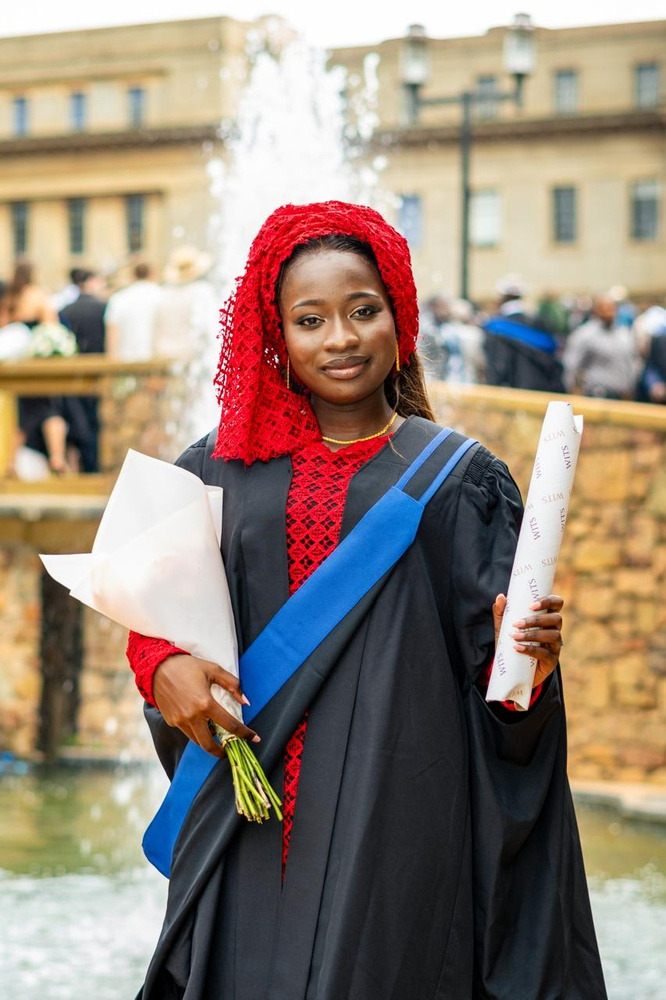
#> input picture vision/face recog/person.jpeg, 666 x 1000 px, shrunk from 853 x 1280 before the run
$ python -i preprocess.py   (imports and definitions only)
#> lines starting #> are read from the running program, lines starting #| are printed output that depends on the picture
#> further down, picture is the input picture: shape (1000, 666, 3); mean B, G, R 120.5, 133.5, 148.9
"""
CLAHE preprocessing for low-light frames.

WHY THIS EXISTS
South African vehicle crime is disproportionately a night-time and load-shedding
problem, and that is exactly when a dashcam or doorbell camera produces frames a
detector cannot use: the plate is a white blob, the person is a silhouette.
CLAHE (Contrast Limited Adaptive Histogram Equalisation) redistributes local
contrast so detail in those regions comes back.

WHY CLAHE AND NOT PLAIN HISTOGRAM EQUALISATION
Global equalisation stretches the whole frame by one curve. A frame with a
bright headlight and a dark number plate has its histogram dominated by the
headlight, so the plate barely moves. CLAHE works on tiles (8x8 here) so the
dark region gets its own curve. The "contrast limited" half matters just as
much: without a clip limit, a near-uniform dark tile has its sensor noise
amplified into visible grain, and a detector will happily find edges in noise.

WHY ON L, NOT ON RGB
Equalising R, G and B independently shifts the colour balance — skin goes green,
a white car goes pink. Converting to LAB and equalising only L changes lightness
and leaves chroma alone, so the frame gets brighter without changing what colour
anything is.

HONESTY BOUNDARY
CLAHE recovers detail that is present but compressed into a few luminance
levels. It cannot recover detail that was never captured — a fully blown-out or
fully black region stays gone. It is a legibility aid, not enhancement in the
television sense, and nothing downstream should describe it as "enhancing" a
plate into readability that was not there. If a plate is unreadable after CLAHE,
the honest answer is still "seen, not read" (ADR-0006/0007).
"""
from __future__ import annotations

from dataclasses import dataclass
from typing import Optional

import cv2
import numpy as np

# 8x8 tiles over a 1080p frame is ~240x135 px per tile — small enough that a
# dark number plate gets its own curve, large enough that the tile still has
# enough pixels for its histogram to mean something.
DEFAULT_TILE_GRID = (8, 8)

# Clip limit 2.0 is deliberately conservative. Higher values look more dramatic
# in a side-by-side and produce more false edges for the detector to chew on.
DEFAULT_CLIP_LIMIT = 2.0

# Below this mean luminance (0-255) a frame is treated as low-light. Chosen so
# an ordinary daylight frame is never touched: running CLAHE on a well-exposed
# frame costs time and can *reduce* detector confidence by amplifying noise.
LOW_LIGHT_MEAN_THRESHOLD = 110.0


@dataclass(frozen=True)
class PreprocessResult:
    """What we did and why — surfaced in the UI so the operator isn't guessing."""
    image: np.ndarray
    applied: bool
    reason: str
    mean_luma_before: float
    mean_luma_after: float
    elapsed_ms: float

    @property
    def luma_gain(self) -> float:
        return round(self.mean_luma_after - self.mean_luma_before, 2)


# [4 lines left out: function mean_luma, not called in this run]


def apply_clahe(
    frame_bgr: np.ndarray,
    clip_limit: float = DEFAULT_CLIP_LIMIT,
    tile_grid: tuple[int, int] = DEFAULT_TILE_GRID,
) -> np.ndarray:
    """CLAHE on the L channel only. Returns a new BGR frame; input untouched."""
#> called with clip_limit = 2, tile_grid = (8, 8)
    lab = cv2.cvtColor(frame_bgr, cv2.COLOR_BGR2LAB)
#> lab: shape (1000, 666, 3); mean of channels 0, 1, 2 143.3, 132.9, 138.1
    l, a, b = cv2.split(lab)
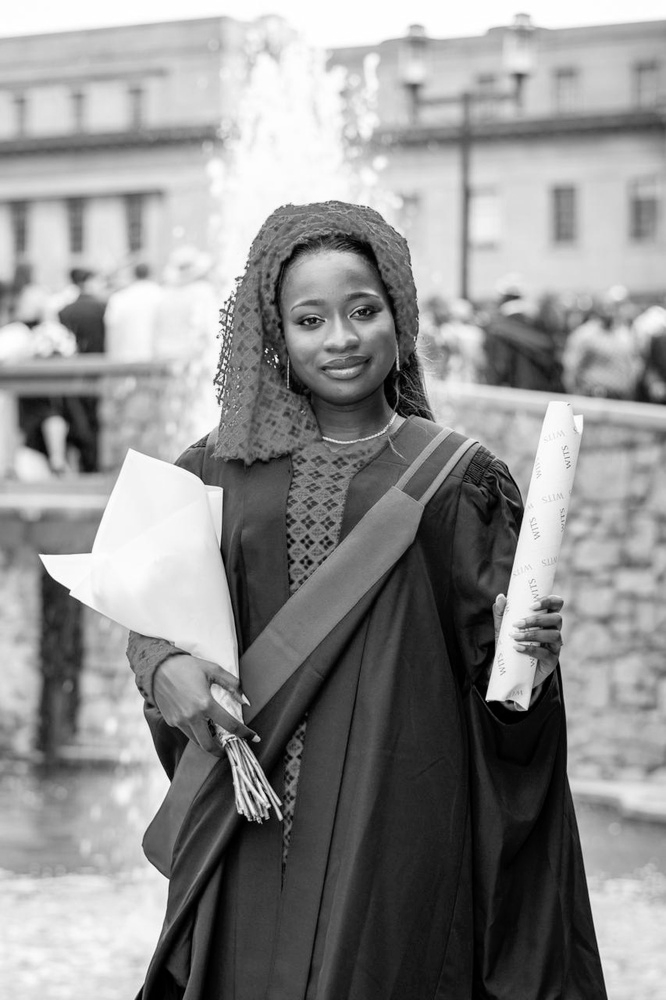
#> l: shape (1000, 666); min 0, max 255, mean 143.3
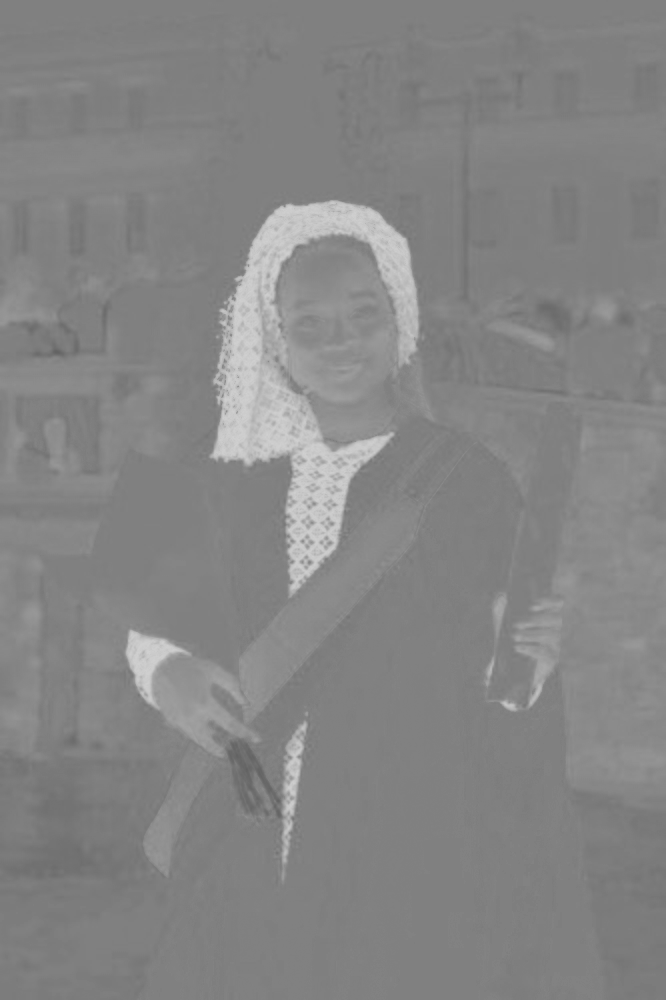
#> a: shape (1000, 666); min 97, max 208, mean 132.9
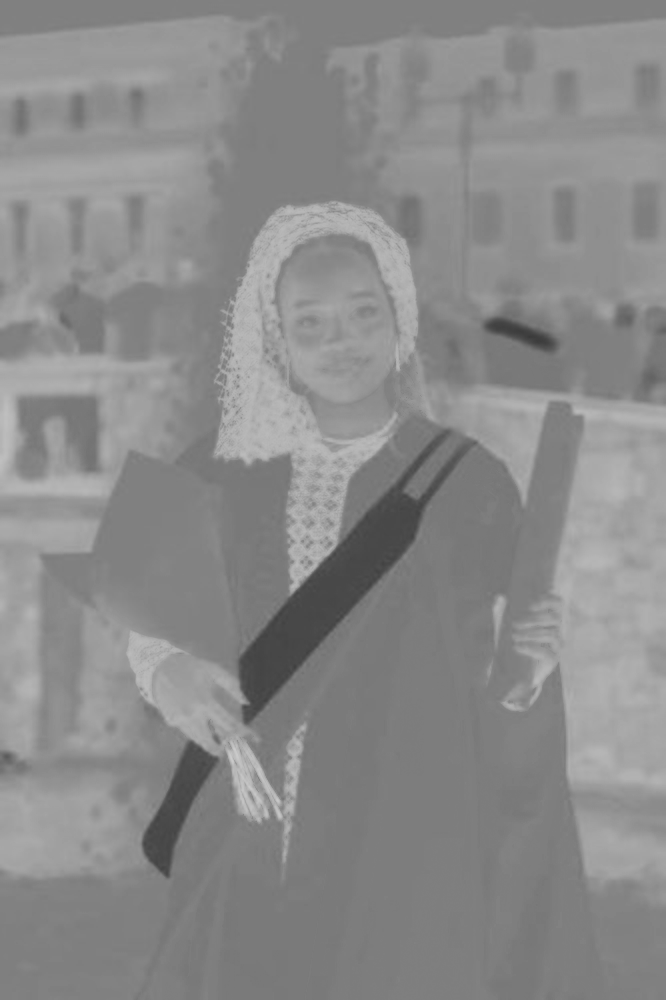
#> b: shape (1000, 666); min 57, max 203, mean 138.1
    clahe = cv2.createCLAHE(clipLimit=clip_limit, tileGridSize=tile_grid)
    return cv2.cvtColor(cv2.merge((clahe.apply(l), a, b)), cv2.COLOR_LAB2BGR)
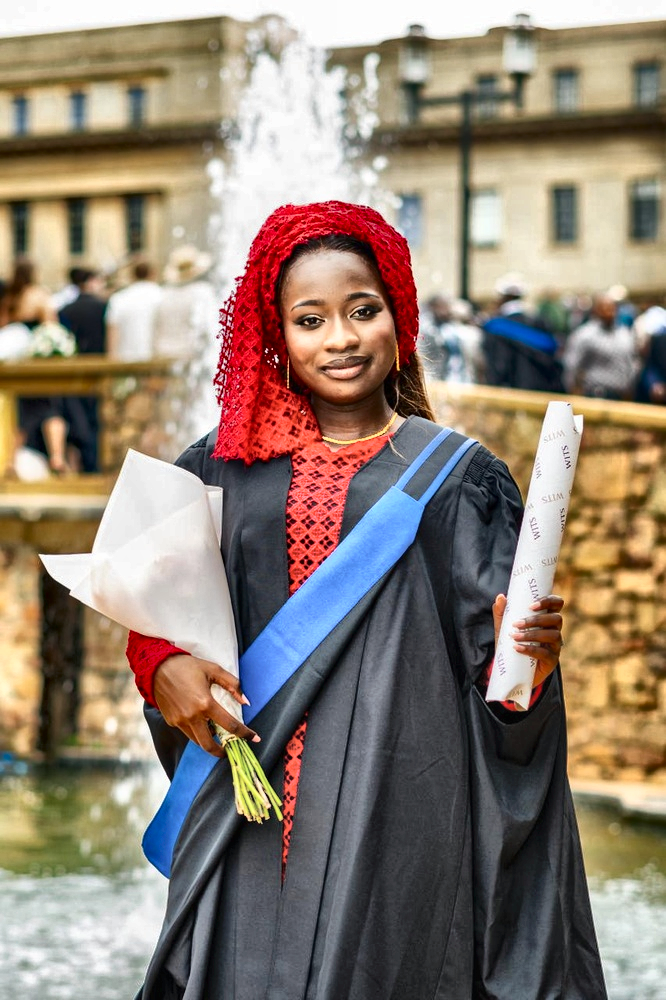
#> returned value: shape (1000, 666, 3); mean B, G, R 115.6, 128.8, 143.4


# [39 lines left out: function preprocess, not called in this run]

>>> import cv2
>>> picture = cv2.imread('../../../vision/face recog/person.jpeg')
>>> result = apply_clahe(picture)
